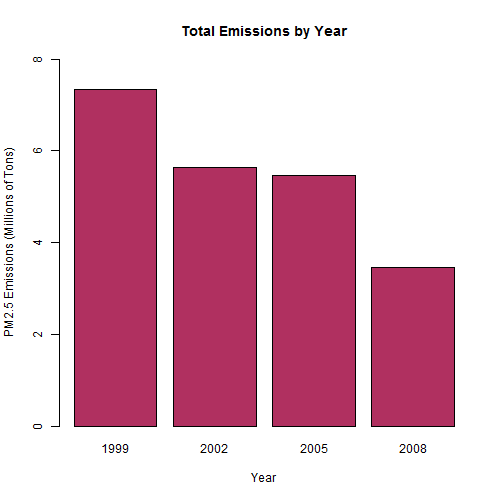

Generate this figure with R:
source('get_data.R')
require(dplyr)

# Calculate total emissions per year
em_total <- NEI %>%
  group_by(year) %>%
  summarize(total = sum(Emissions, na.rm = TRUE)) %>%
  mutate(sm_total = total / 1000000)

# Open PNG device, set size
png('plot1.png', width = 500, height = 500)

# Create plot with snazzy one-liner. Two-liner?
barplot(em_total$sm_total,  names.arg = em_total$year, main = "Total Emissions by Year", xlab = "Year",
        ylab = "PM2.5 Emissions (Millions of Tons)", col = "maroon", ylim = c(0,8))

# Close PNG device
dev.off()